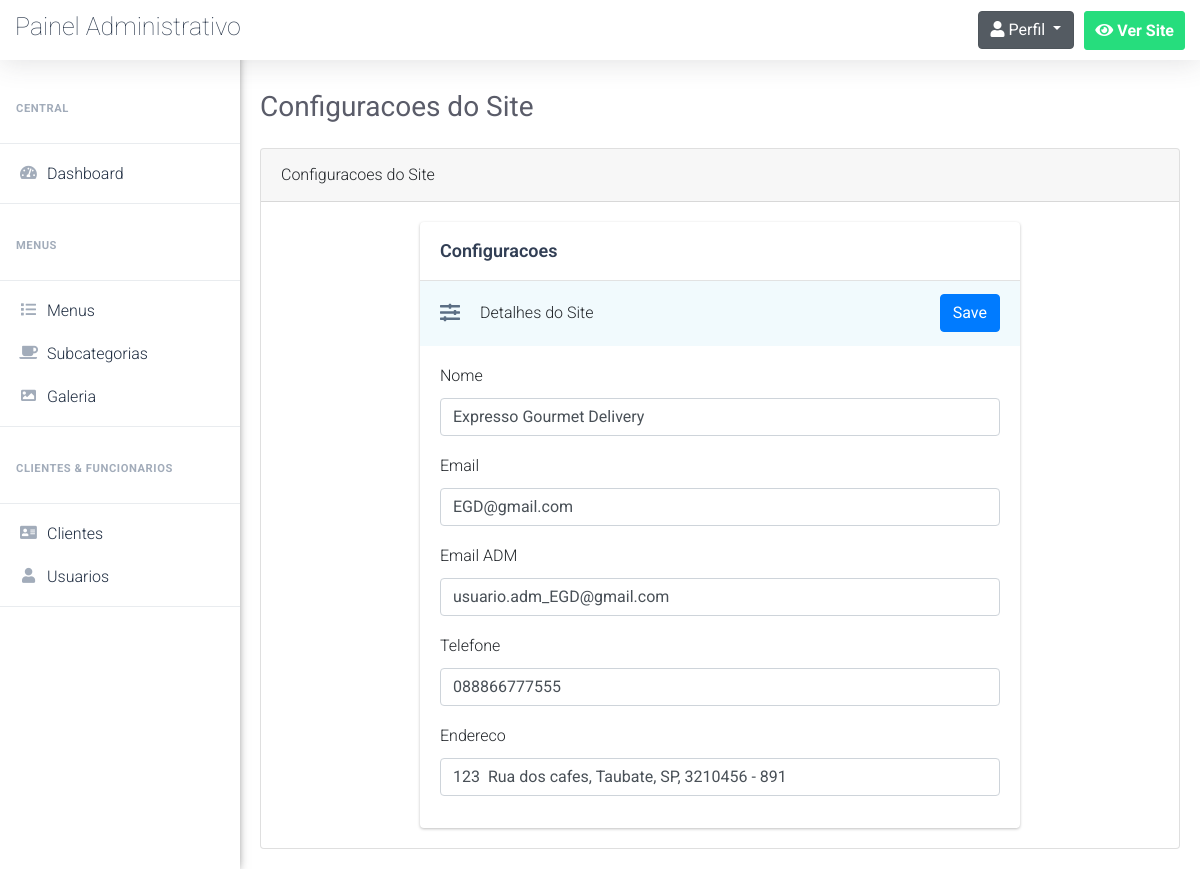
Screenshot of /admin/website-settings.php with the database file from the repository.
### tables this page shows
CREATE TABLE `website_settings` (
  `option_id` int(5) NOT NULL,
  `option_name` varchar(255) NOT NULL,
  `option_value` varchar(255) NOT NULL
);

### admin/website-settings.php (the view, shortened to what this page needs)
<?php
		include 'connect.php';
		include 'Includes/templates/header.php';
		include 'Includes/templates/navbar.php';
		$stmt = $con->prepare("SELECT * FROM website_settings");
        $stmt->execute();
        $options = $stmt->fetchAll();
        ?>
        	<div class="card">
            	<div class="card-header">
                 Configuracoes do Site
           		</div>
                <div class="card-body">
            		<form method="POST" class="website_settings_form" action="website-settings.php">
                   		<div class="panel-X">
                        	<div class="panel-header-X">
                                <div class="main-title">
                                    Configuracoes
                                </div>
                            </div>
                            <div class="save-header-X">
                                <div style="display:flex">
                                    <div class="icon">
                                        <i class="fa fa-sliders-h"></i>
                                    </div>
                                    <div class="title-container">Detalhes do Site</div>
                                </div>
                                <div class="button-controls">
                                    <button type="submit" name="save_settings" class="btn btn-primary">Save</button>
                                </div>
                            </div>
                            <div class="panel-body-X">
                            <?php
                            	foreach ($options as $option)
		                        {
		                            ?>
		                            <div class="form-group">
		                                <label for="<?php echo $option['option_name'] ?>">
		                                	<?php echo $option['option_name'] ?>
		                                </label>
		                                <input type="text" value="<?php echo (isset($_POST[$option['option_name'] ]))?$_POST[$option['option_name'] ]:$option['option_value'] ?>" name="<?php echo $option['option_name'] ?>" class="form-control">
		                            </div>
		                            <?php
		                        }
		                    ?>
                            </div>
                        </div>
                    </form>
                </div>
            </div>
        <?php
        include 'Includes/templates/footer.php';
?>

### admin/Design/css/main.css (style rules this page uses)
html { scroll-behavior: smooth; }
body { font-family: 'Roboto', sans-serif; font-size: 16px; line-height: 28px; font-weight: 300; }
.panel-X { border: 0; -webkit-box-shadow: 0 1px 3px 0 rgba(0,0,0,.25); box-shadow: 0 1px 3px 0 rgba(0,0,0,.25); border-radius: .25rem; position: relative; display: -webkit-box; display: -ms-flexbox; display: flex; -webkit-box-orient: vertical; -webkit-box-direction: normal; -ms-flex-direction: column; flex-direction: column; min-width: 0; word-wrap: break-word; background-color: #fff; background-clip: border-box; margin: auto; width: 600px; }
.panel-header-X { display: -webkit-box; display: -ms-flexbox; display: flex; -webkit-box-pack: justify; -ms-flex-pack: justify; justify-content: space-between; -webkit-box-align: center; -ms-flex-align: center; align-items: center; padding-left: 1.25rem; padding-right: 1.25rem; border-bottom: 1px solid rgb(226, 226, 226); }
.save-header-X { display: -webkit-box; display: -ms-flexbox; display: flex; -webkit-box-align: center; -ms-flex-align: center; align-items: center; -webkit-box-pack: justify; -ms-flex-pack: justify; justify-content: space-between; min-height: 65px; padding: 0 1.25rem; background-color: #f1fafd; }
.panel-header-X>.main-title { font-size: 18px; font-weight: 600; color: #313e54; padding: 15px 0; }
.panel-body-X { padding: 1rem 1.25rem; }
.save-header-X .icon { width: 20px; text-align: center; font-size: 20px; color: #5b6e84; margin-right: 1.25rem; }

### rows the page displays
website_settings: option_name "Nome", Nome "Expresso Gourmet Delivery"
website_settings: option_name "Email", Email "EGD@gmail.com"
website_settings: option_name "Email ADM", option_value "usuario.adm_EGD@gmail.com"
website_settings: option_name "Telefone", Telefone "088866777555"
website_settings: option_name "Endereco", Endereco "123 Rua dos cafes, Taubate, SP, 3210456 - 891"

### other values shown
$pageTitle "Configuracoes do Site"
